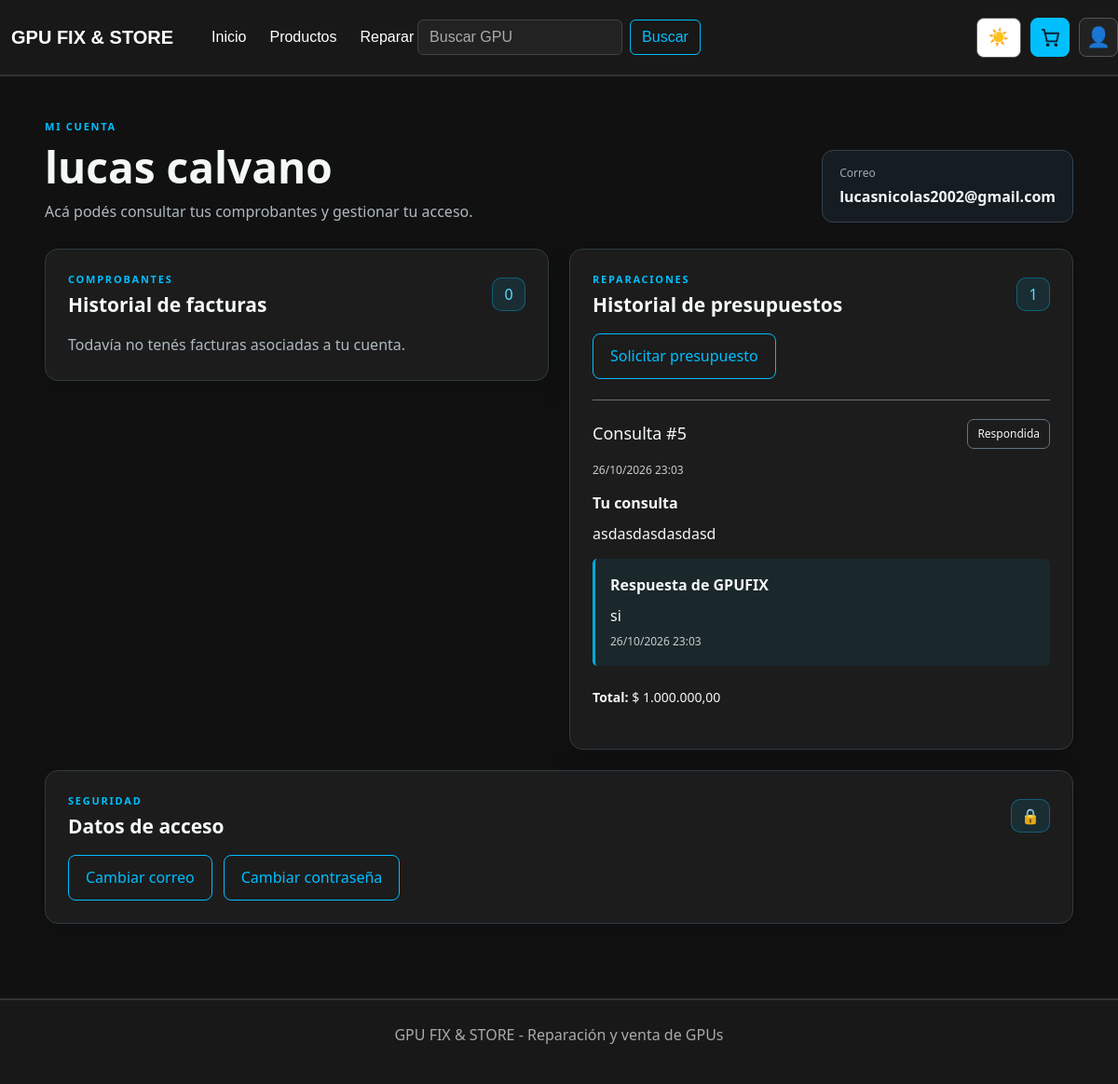
/mi-cuenta.php (signed in), run on the app's committed database.
### tables this page shows
CREATE TABLE `cliente` (
  `id_cliente` int(11) NOT NULL AUTO_INCREMENT,
  `id_correo` int(11) NOT NULL,
  `direccion` varchar(255) DEFAULT NULL,
  PRIMARY KEY (`id_cliente`),
  UNIQUE KEY `uq_cliente_correo` (`id_correo`),
  CONSTRAINT `fk_cliente_usuarios` FOREIGN KEY (`id_correo`) REFERENCES `usuarios` (`id_correo`)
);

CREATE TABLE `usuarios` (
  `id_correo` int(11) NOT NULL AUTO_INCREMENT,
  `correo` varchar(150) NOT NULL,
  `contraseña` varchar(255) NOT NULL,
  `nombre` varchar(100) NOT NULL,
  `apellido` varchar(100) NOT NULL,
  `dni` varchar(8) NOT NULL,
  `telefono` varchar(30) DEFAULT NULL,
  PRIMARY KEY (`id_correo`),
  UNIQUE KEY `uq_usuarios_correo` (`correo`)
);

### mi-cuenta.php (the view, shortened to what this page needs)
<?php
$usuarioId = (int) $_SESSION["usuario_id"];
$nombre = $apellido = $correo = "";
$facturas = [];
$presupuestos = [];
$editarCuenta = $_GET["editar"] ?? "";
if (!in_array($editarCuenta, ["correo", "contrasena"], true)) {
    $editarCuenta = "";
}
$accion = "";
try {
    require_once __DIR__ . "/conexion.php";
    $consultaCuenta = $conexion->prepare(
        "SELECT u.nombre, u.apellido, u.correo, u.`contraseña`, c.id_cliente
         FROM usuarios u
         INNER JOIN cliente c ON c.id_correo = u.id_correo
         WHERE u.id_correo = ? LIMIT 1"
    );
    $consultaCuenta->bind_param("i", $usuarioId);
    $consultaCuenta->execute();
    $consultaCuenta->bind_result($nombre, $apellido, $correo, $hashActual, $clienteId);
    $facturas = [];
    $presupuestos = [];
    $consultaPresupuestos = $conexion->prepare(
        "SELECT p.id_presupuesto, p.fecha_emision, p.total, p.estado,
                NULL AS id_orden_reparacion, p.consulta AS motivo, NULL AS marca, NULL AS modelo,
                p.respuesta, p.fecha_respuesta
         FROM presupuesto p
         WHERE p.id_cliente = ? AND p.id_orden_reparacion IS NULL
         UNION ALL
         SELECT p.id_presupuesto, COALESCE(p.fecha_emision, o.fecha_ingreso) AS fecha_emision,
                p.total, COALESCE(p.estado, o.estado) AS estado,
                o.id_orden_reparacion, o.motivo, g.marca, g.modelo, p.respuesta, p.fecha_respuesta
         FROM orden_reparacion o
         INNER JOIN gpu_cliente g ON g.id_gpu_cliente = o.id_gpu_cliente
         LEFT JOIN presupuesto p ON p.id_orden_reparacion = o.id_orden_reparacion
         WHERE g.id_cliente = ?
         ORDER BY fecha_emision DESC, id_presupuesto DESC"
    );
    $consultaPresupuestos->bind_param("ii", $clienteId, $clienteId);
    $consultaPresupuestos->execute();
    $resultadoPresupuestos = $consultaPresupuestos->get_result();
    while ($presupuesto = $resultadoPresupuestos->fetch_assoc()) {
        $presupuestos[] = $presupuesto;
    }
} catch (Throwable $error) {
    if (isset($conexion) && $conexion instanceof mysqli) {
        try {
            $conexion->close();
        } catch (Throwable $errorCierre) {
        }
    }
    error_log("Error al cargar Mi cuenta: " . $error->getMessage());
    $errorCuenta = $accion === "solicitar_presupuesto"
        ? "No pudimos registrar tu consulta. Intentá nuevamente."
        : (($accion === "cambiar_correo" && $error instanceof mysqli_sql_exception && (int) $error->getCode() === 1062)
        ? "Ya existe una cuenta registrada con ese correo."
        : "No pudimos cargar tu cuenta. Intentá nuevamente más tarde.");
    $facturas = [];
    $presupuestos = [];
}
function escaparCuenta($valor)
{
    return htmlspecialchars((string) $valor, ENT_QUOTES, "UTF-8");
}
function formatoFechaCuenta($fecha)
{
    $marcaTiempo = strtotime((string) $fecha);
    return $marcaTiempo ? date("d/m/Y H:i", $marcaTiempo) : "—";
}
function formatoImporteCuenta($importe)
{
    return "$ " . number_format((float) $importe, 2, ",", ".");
}
?>
<!DOCTYPE html>
<html lang="es">
<head>
    <link rel="stylesheet" href="style.css?v=20261027-carrito">
    <link href="https://cdn.jsdelivr.net/npm/bootstrap@5.3.8/dist/css/bootstrap.min.css" rel="stylesheet"
>
</head>
<body class="pagina-login">
<header>
    <nav class="navbar">
        <div class="navbar-izquierda">
            <a class="navbar-brand" href="index.php">GPU FIX & STORE</a>
            <ul class="navbar-nav">
                <li class="nav-item"><a class="nav-link" href="index.php">Inicio</a></li>
                <li class="nav-item"><a class="nav-link" href="productos.php">Productos</a></li>
                <li class="nav-item"><a class="nav-link" href="reparar.php">Reparar GPU</a></li>
            </ul>
        </div>
        <div class="navbar-centro">
            <form class="search-form" action="busqueda.php" method="GET" role="search">
                <input class="form-control" type="search" name="buscar" placeholder="Buscar GPU" aria-label="Buscar GPU">
                <button class="btn" type="submit">Buscar</button>
            </form>
        </div>
        <div class="navbar-derecha">
            <button id="themeButton" class="theme-button" type="button" aria-label="Cambiar tema">☀️</button>
            <?php include __DIR__ . "/menu-perfil.php"; ?>
        </div>
    </nav>
</header>
<main class="mi-cuenta-main">
    <section class="mi-cuenta-encabezado">
        <div>
            <p class="mi-cuenta-etiqueta">MI CUENTA</p>
            <h1><?= escaparCuenta(trim($nombre . " " . $apellido)) ?></h1>
            <p>Acá podés consultar tus comprobantes y gestionar tu acceso.</p>
        </div>
        <div class="mi-cuenta-datos">
            <span>Correo</span>
            <strong><?= escaparCuenta($correo) ?></strong>
        </div>
    </section>
    <div class="mi-cuenta-grid">
        <section class="mi-cuenta-seccion mi-cuenta-documentos">
            <div class="mi-cuenta-seccion-titulo">
                <div>
                    <p class="mi-cuenta-etiqueta">COMPROBANTES</p>
                    <h2>Historial de facturas</h2>
                </div>
                <span class="mi-cuenta-contador"><?= count($facturas) ?></span>
            </div>
            <?php if ($facturas === []): ?>
                <p class="mi-cuenta-vacio">Todavía no tenés facturas asociadas a tu cuenta.</p>
            <?php endif; ?>
        </section>
        <section class="mi-cuenta-seccion mi-cuenta-documentos" id="presupuestos">
            <div class="mi-cuenta-seccion-titulo">
                <div>
                    <p class="mi-cuenta-etiqueta">REPARACIONES</p>
                    <h2>Historial de presupuestos</h2>
                </div>
                <span class="mi-cuenta-contador"><?= count($presupuestos) ?></span>
            </div>
            <div class="mi-cuenta-opciones">
                <a href="mi-cuenta.php?solicitar=presupuesto#presupuestos">Solicitar presupuesto</a>
            </div>
            <?php if ($presupuestos === []): ?>
                <p class="mi-cuenta-vacio">Todavía no tenés presupuestos asociados a tu cuenta.</p>
            <?php else: ?>
                <?php foreach ($presupuestos as $presupuesto): ?>
                    <article class="presupuesto-consulta">
                        <div class="presupuesto-consulta-cabecera">
                            <h3><?= $presupuesto["id_presupuesto"] === null ? "Solicitud #" . (int) $presupuesto["id_orden_reparacion"] : "Consulta #" . (int) $presupuesto["id_presupuesto"] ?></h3>
                            <span><?= escaparCuenta($presupuesto["estado"] ?: "Pendiente") ?></span>
                        </div>
                        <small><?= escaparCuenta(formatoFechaCuenta($presupuesto["fecha_emision"])) ?></small>
                        <div><strong>Tu consulta</strong><p><?= nl2br(escaparCuenta($presupuesto["motivo"])) ?></p></div>
                        <div class="presupuesto-consulta-respuesta">
                            <strong>Respuesta de GPUFIX</strong>
                            <?php if ($presupuesto["respuesta"] !== null && $presupuesto["respuesta"] !== ""): ?>
                                <p><?= nl2br(escaparCuenta($presupuesto["respuesta"])) ?></p>
                                <small><?= escaparCuenta(formatoFechaCuenta($presupuesto["fecha_respuesta"])) ?></small>
                            <?php else: ?>
                                <p>Todavía no hay una respuesta. Podés consultarla acá cuando esté disponible.</p>
                            <?php endif; ?>
                        </div>
                        <?php if ($presupuesto["total"] !== null): ?>
                            <p class="presupuesto-consulta-precio"><strong>Total:</strong> <?= escaparCuenta(formatoImporteCuenta($presupuesto["total"])) ?></p>
                        <?php elseif ($presupuesto["respuesta"] !== null): ?>
                            <p class="presupuesto-consulta-precio">Sin total informado.</p>
                        <?php endif; ?>
                    </article>
                <?php endforeach; ?>
            <?php endif; ?>
        </section>
        <section class="mi-cuenta-seccion mi-cuenta-seguridad" id="seguridad">
            <div class="mi-cuenta-seccion-titulo">
                <div>
                    <p class="mi-cuenta-etiqueta">SEGURIDAD</p>
                    <h2>Datos de acceso</h2>
                </div>
                <span class="mi-cuenta-icono-seguridad" aria-hidden="true">🔒</span>
            </div>
            <div class="mi-cuenta-opciones">
                <a href="mi-cuenta.php?editar=correo#seguridad"<?= $editarCuenta === "correo" ? ' aria-current="page"' : '' ?>>Cambiar correo</a>
                <a href="mi-cuenta.php?editar=contrasena#seguridad"<?= $editarCuenta === "contrasena" ? ' aria-current="page"' : '' ?>>Cambiar contraseña</a>
            </div>
        </section>
    </div>
</main>
<footer class="login-footer"><p>GPU FIX & STORE - Reparación y venta de GPUs</p></footer>
</body>
</html>

### data on the page
cliente: id_correo.apellido "lucas calvano", id_correo.correo "lucasnicolas2002@gmail.com"

### other printed values
count($facturas) "0"
count($presupuestos) "1"
$presupuesto["id_presupuesto"] "5"
escaparCuenta($presupuesto["estado"] ?: "Pendiente") "Respondida"
escaparCuenta(formatoFechaCuenta($presupuesto["fecha_emision"])) "26/10/2026 23:03"
escaparCuenta($presupuesto["motivo"]) "asdasdasdasdasd"
escaparCuenta($presupuesto["respuesta"]) "si"
escaparCuenta(formatoFechaCuenta($presupuesto["fecha_respuesta"])) "26/10/2026 23:03"
escaparCuenta(formatoImporteCuenta($presupuesto["total"])) "$ 1.000.000,00"
